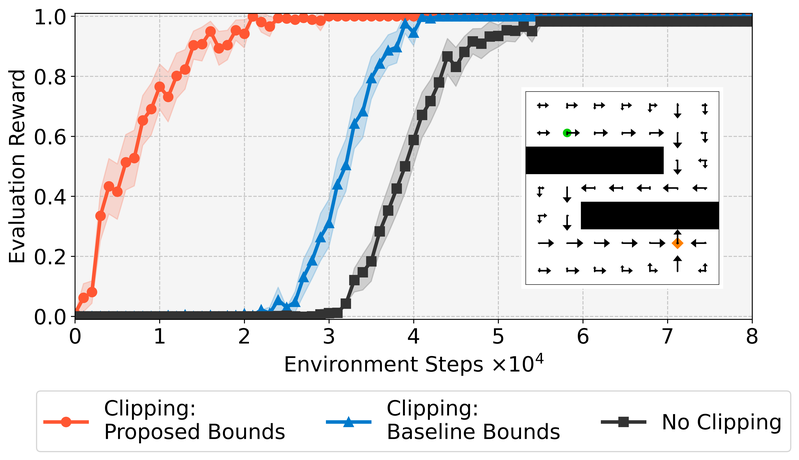
#> input picture visualizations/rewards_comparison.png, 799 x 460 px, shrunk from 5702 x 3286 before the run, found by its file name
$ python figure_joiner.py
#> lines starting #> are read from the running program, lines starting #| are printed output that depends on the picture
import matplotlib.pyplot as plt

# first run the comparison_plotter.py and qplotter.py to generate the images:
import os
os.system('python visualizations/comparison_plotter.py')
os.system('python visualizations/qplotter.py')

# Join the rewards_comparison.png and Q_values.png into a single figure
# and save it as rewards_and_Q_values.png

rewards = plt.imread('visualizations/rewards_comparison.png')
#> rewards is the input picture: shape (460, 799, 4) float32; mean R, G, B, A 0.903, 0.898, 0.9, 1
Q_values = plt.imread('visualizations/Q_values.png')
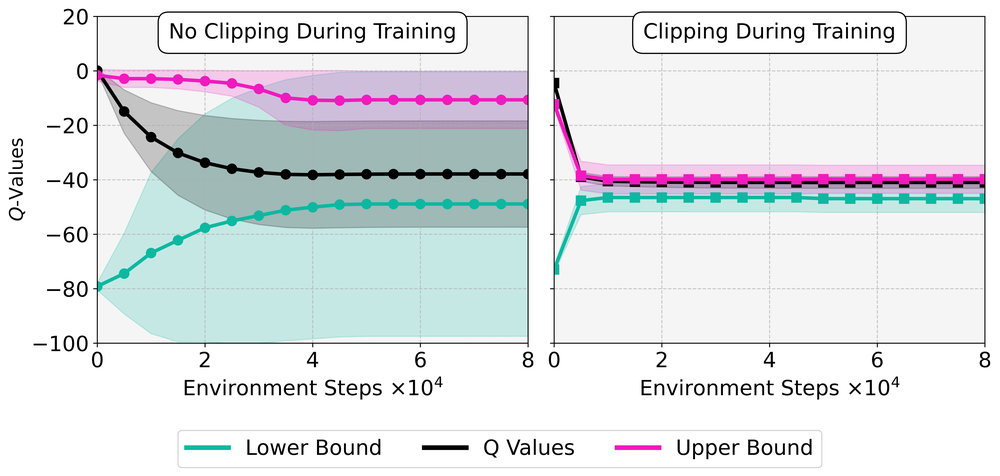
#> input picture visualizations/Q_values.png, 1000 x 476 px, shrunk from 7138 x 3400 before the run, found by its file name
#> Q_values is the input picture: shape (476, 1000, 4) float32; mean R, G, B, A 0.88, 0.894, 0.905, 1

fig, ax = plt.subplots(1, 2, figsize=(27, 9), gridspec_kw={'width_ratios': [1, 1.18]})

# Set aspect ratios to be equal
ax[0].set_aspect('equal')
ax[1].set_aspect('equal')

# Hide the axes
ax[0].axis('off')
ax[1].axis('off')

# Display images
ax[0].imshow(rewards)#, aspect='auto')
ax[1].imshow(Q_values)#, aspect='auto')

# Adjust tight_layout parameters
plt.tight_layout(pad=0)
# stretch out horizontally with aspect:
# plt.subplots_adjust(wspace=0.1)

plt.savefig('visualizations/rewards_and_Q_values.png', bbox_inches='tight', dpi=400)
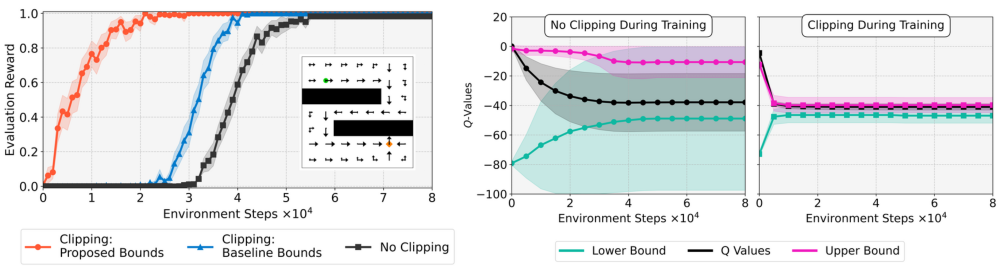
#> figure drawn by matplotlib, 2 panels
